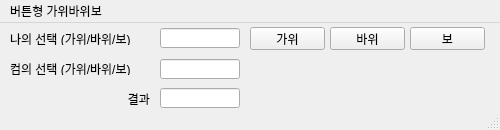
<?xml version="1.0" encoding="UTF-8"?>
<ui version="4.0">
 <class>MainWindow</class>
 <widget class="QMainWindow" name="MainWindow">
  <property name="geometry">
   <rect>
    <x>0</x>
    <y>0</y>
    <width>500</width>
    <height>130</height>
   </rect>
  </property>
  <property name="windowTitle">
   <string>MainWindow</string>
  </property>
  <widget class="QWidget" name="centralwidget">
   <widget class="QLabel" name="label1">
    <property name="geometry">
     <rect>
      <x>10</x>
      <y>10</y>
      <width>140</width>
      <height>12</height>
     </rect>
    </property>
    <property name="text">
     <string>나의 선택 (가위/바위/보)</string>
    </property>
   </widget>
   <widget class="QLabel" name="label2">
    <property name="geometry">
     <rect>
      <x>10</x>
      <y>40</y>
      <width>140</width>
      <height>12</height>
     </rect>
    </property>
    <property name="text">
     <string>컴의 선택 (가위/바위/보)</string>
    </property>
   </widget>
   <widget class="QLabel" name="label3">
    <property name="geometry">
     <rect>
      <x>10</x>
      <y>70</y>
      <width>140</width>
      <height>12</height>
     </rect>
    </property>
    <property name="text">
     <string>결과</string>
    </property>
    <property name="alignment">
     <set>Qt::AlignRight|Qt::AlignTrailing|Qt::AlignVCenter</set>
    </property>
   </widget>
   <widget class="QPushButton" name="pb1">
    <property name="geometry">
     <rect>
      <x>250</x>
      <y>4</y>
      <width>75</width>
      <height>23</height>
     </rect>
    </property>
    <property name="text">
     <string>가위</string>
    </property>
   </widget>
   <widget class="QLineEdit" name="le1">
    <property name="geometry">
     <rect>
      <x>160</x>
      <y>5</y>
      <width>80</width>
      <height>20</height>
     </rect>
    </property>
    <property name="readOnly">
     <bool>true</bool>
    </property>
   </widget>
   <widget class="QPushButton" name="pb2">
    <property name="geometry">
     <rect>
      <x>330</x>
      <y>4</y>
      <width>75</width>
      <height>23</height>
     </rect>
    </property>
    <property name="text">
     <string>바위</string>
    </property>
   </widget>
   <widget class="QPushButton" name="pb3">
    <property name="geometry">
     <rect>
      <x>410</x>
      <y>4</y>
      <width>75</width>
      <height>23</height>
     </rect>
    </property>
    <property name="text">
     <string>보</string>
    </property>
   </widget>
   <widget class="QLineEdit" name="le2">
    <property name="geometry">
     <rect>
      <x>160</x>
      <y>36</y>
      <width>80</width>
      <height>20</height>
     </rect>
    </property>
    <property name="readOnly">
     <bool>true</bool>
    </property>
   </widget>
   <widget class="QLineEdit" name="le3">
    <property name="geometry">
     <rect>
      <x>160</x>
      <y>65</y>
      <width>80</width>
      <height>20</height>
     </rect>
    </property>
    <property name="readOnly">
     <bool>true</bool>
    </property>
   </widget>
  </widget>
  <widget class="QMenuBar" name="menubar">
   <property name="geometry">
    <rect>
     <x>0</x>
     <y>0</y>
     <width>500</width>
     <height>21</height>
    </rect>
   </property>
   <widget class="QMenu" name="menuOmok">
    <property name="title">
     <string>버튼형 가위바위보</string>
    </property>
   </widget>
   <addaction name="menuOmok"/>
  </widget>
  <widget class="QStatusBar" name="statusbar"/>
 </widget>
 <resources/>
 <connections/>
</ui>
